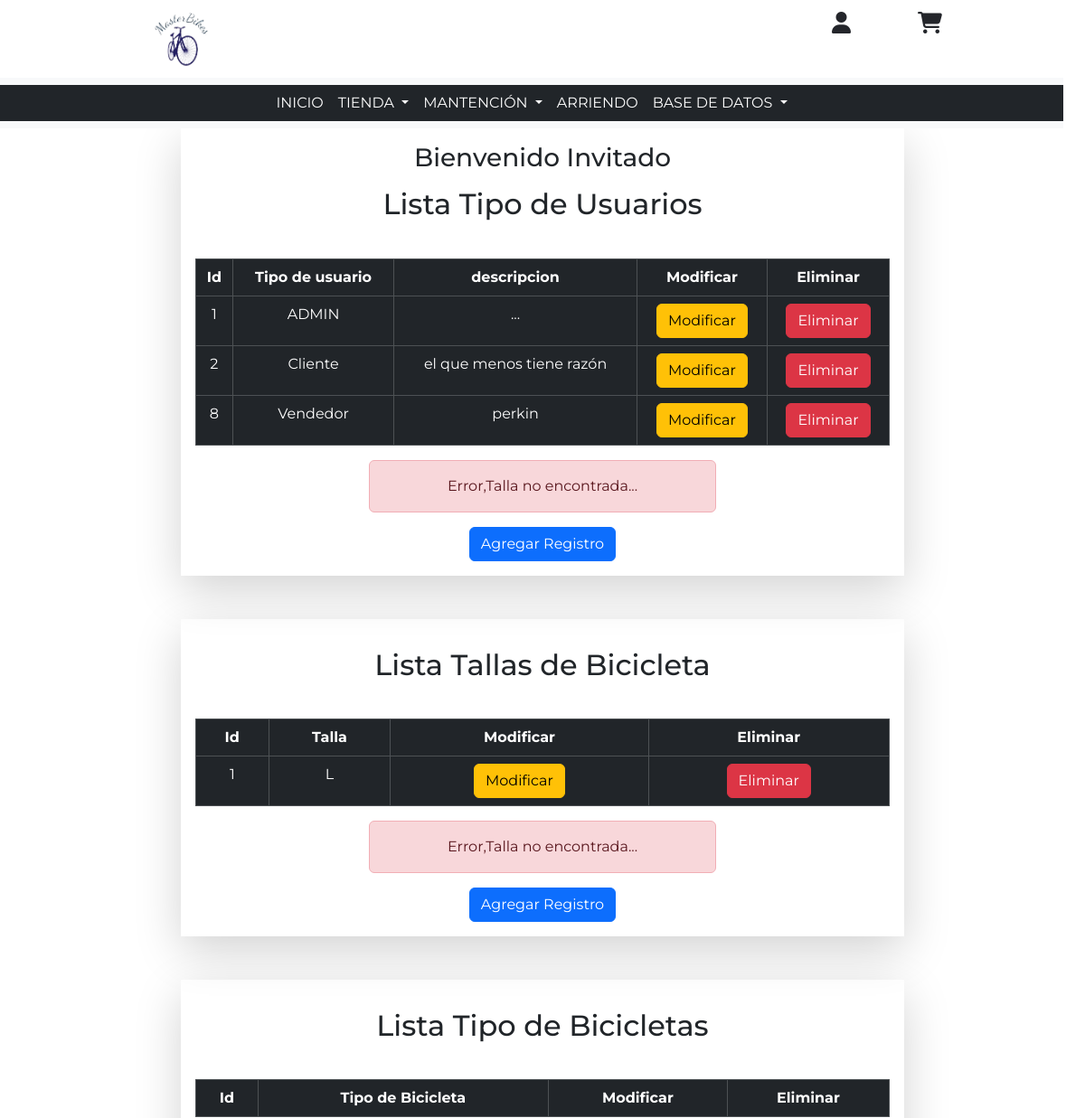
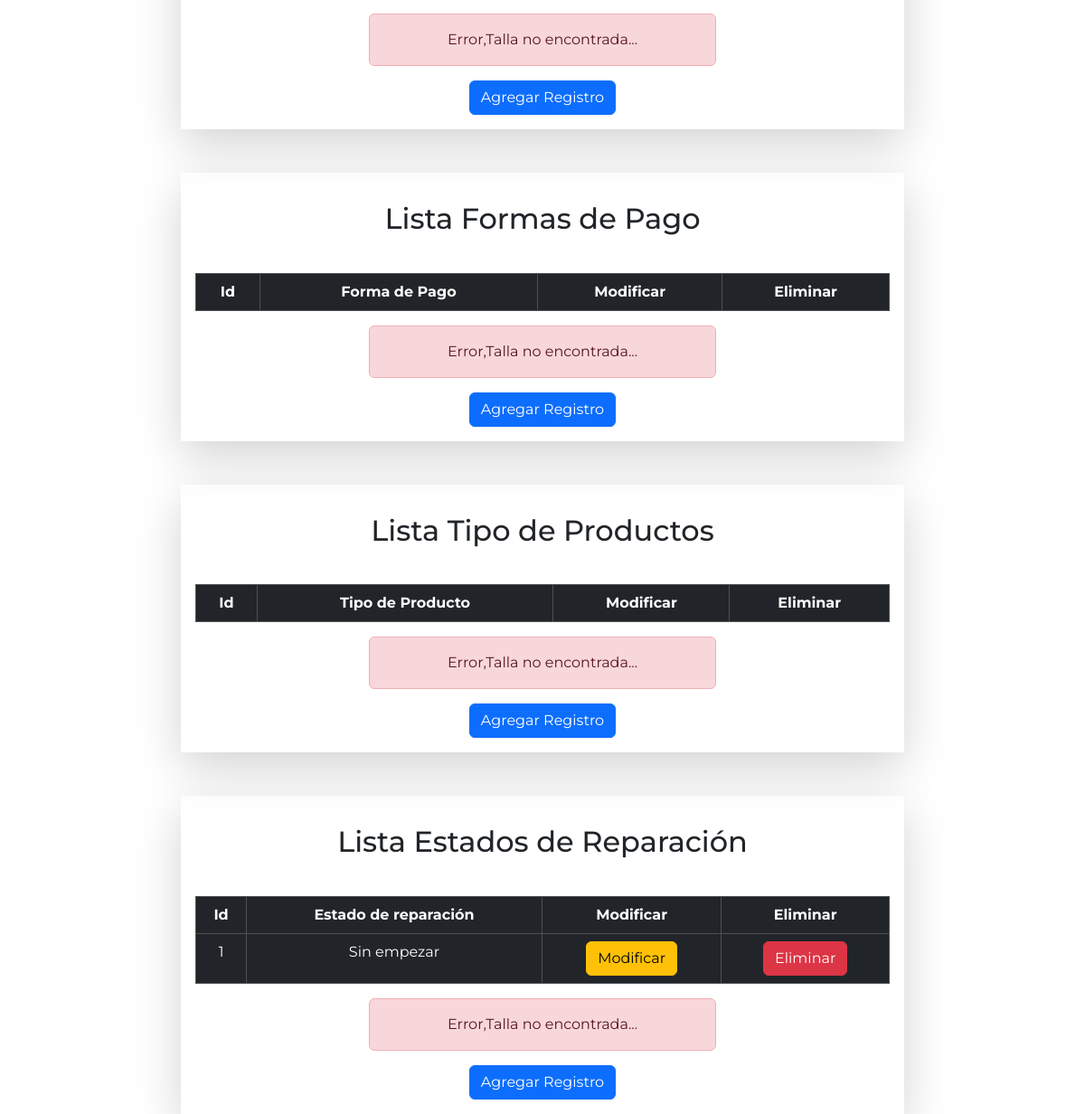
Page /MasterBikes/del-talla/2 on the committed database (2 pictures, top to bottom).
### MasterBikes/models.py (models this page shows, shortened)
class TipoUsuario(models.Model):
    id_tipo_usuario = models.AutoField(primary_key=True, db_column="idTipoUsuario")
    tipo = models.CharField(max_length=30, db_column="Tipo de Usuario")
    descripcion = models.CharField(max_length=60)

class Talla(models.Model):
    id_talla = models.AutoField(primary_key=True, db_column="idTalla")
    talla = models.CharField(max_length=10)

class Estado(models.Model):
    id_estado = models.AutoField(primary_key=True, db_column="idEstado")
    tipo = models.CharField(max_length=30)

### MasterBikes/views.py (the view)
# urls.py: path('del-talla/<str:pk>', views.del_talla, name='del-talla'),
def del_talla(request, pk):
    try:
        talla = Talla.objects.get(id_talla=pk)
        talla.delete()
        tipoUsuarios = TipoUsuario.objects.all()
        talla = Talla.objects.all()
        tipoBici = TipoBici.objects.all()
        formaPago = FormaPago.objects.all()
        tipoProducto = TipoProducto.objects.all()
        estado = Estado.objects.all()
        context = {
            "tipoUsuarios": tipoUsuarios,
            "talla" : talla,
            "tipoBici" : tipoBici,
            "formaPago" : formaPago,
            "tipoProducto" : tipoProducto,
            "estado" : estado,
            "mensaje": "Registro Eliminado",
        }
        return render(request, "pages/despliegue/crud_varios.html", context)
    except:
        tipoUsuarios = TipoUsuario.objects.all()
        talla = Talla.objects.all()
        tipoBici = TipoBici.objects.all()
        formaPago = FormaPago.objects.all()
        tipoProducto = TipoProducto.objects.all()
        estado = Estado.objects.all()
        context = {
            "tipoUsuarios": tipoUsuarios,
            "talla" : talla,
            "tipoBici" : tipoBici,
            "formaPago" : formaPago,
            "tipoProducto" : tipoProducto,
            "estado" : estado,
            "mensaje": "Error,Talla no encontrada...",
        }
        return render(request, "pages/despliegue/crud_varios.html", context)

### MasterBikes/templates/pages/despliegue/crud_varios.html (shortened to what this page needs)
<!DOCTYPE html>
<html lang="en">
<head>
    {% load static %}
    <link rel="stylesheet" href="{% static 'css/bootstrap.min.css'%}">
    <link rel="stylesheet" href="{% static 'css/style.css'%}">
    <link rel="stylesheet" href="https://cdnjs.cloudflare.com/ajax/libs/font-awesome/6.2.1/css/all.min.css">
</head>
<body>
    {% include 'base/header_admin.html' %}
    <main>
        <div class="container">
            <div class="row">
                <div class="col-md-8 shadow-lg mx-auto text-center p-3">
                    {% if request.user.is_authenticated %}
                        <h3>Bienvenido {{request.user.username }}</h3>
                    {% else %}
                        <h3>Bienvenido Invitado</h3>
                    {% endif%}
                    <h2 class="my-3">Lista Tipo de Usuarios</h2>
                    <br>
                    <table class="table table-dark table-hover table-bordered">
                        <thead>
                            <th>Id</th>
                            <th>Tipo de usuario</th>
                            <th>descripcion</th>
                            <th>Modificar</th>
                            <th>Eliminar</th>
                        </thead>
                        <tbody>
                            {% if tipoUsuarios %}
                                {% for tmp in tipoUsuarios%}
                                    <tr>
                                        <td>{{tmp.id_tipo_usuario}}</td>
                                        <td>{{tmp.tipo}}</td>
                                        <td>{{tmp.descripcion}}</td>
                                        <td><a href="{% url 'edit-tipo-usuario' pk=tmp.id_tipo_usuario %}">
                                            <button class="btn btn-warning">Modificar</button>
                                        </a></td>
                                        <td><a href="{% url 'del-tipo-usuario' pk=tmp.id_tipo_usuario %}">
                                            <button class="btn btn-danger">Eliminar</button>
                                        </a></td>
                                    </tr>
                                {% endfor%}
                            {% endif %}
                        </tbody>
                    </table>
                    {% if mensaje%}
                        <div class="alert alert-danger w-50 mx-auto">
                            {{mensaje}}
                        </div>
                    {% endif%}
                    <a href="{% url 'add-tipo-usuario' %}">
                        <button class="btn btn-primary">Agregar Registro</button>
                    </a>
                </div>
            </div>
            <br>
            <br>
            <div class="row">
                <div class="col-md-8 shadow-lg mx-auto text-center p-3">
                    <h2 class="my-3">Lista Tallas de Bicicleta</h2>
                    <br>
                    <table class="table table-dark table-hover table-bordered">
                        <thead>
                            <th>Id</th>
                            <th>Talla</th>
                            <th>Modificar</th>
                            <th>Eliminar</th>
                        </thead>
                        <tbody>
                            {% if talla %}
                                {% for tmp in talla %}
                                    <tr>
                                        <td>{{tmp.id_talla}}</td>
                                        <td>{{tmp.talla}}</td>
                                        <td><a href="">
                                            <button class="btn btn-warning">Modificar</button>
                                        </a></td>
                                        <td><a href="{% url 'del-talla' pk=tmp.id_talla %}">
                                            <button class="btn btn-danger">Eliminar</button>
                                        </a></td>
                                    </tr>
                                {% endfor%}
                            {% endif %}
                        </tbody>
                    </table>
                    {% if mensaje%}
                        <div class="alert alert-danger w-50 mx-auto">
                            {{mensaje}}
                        </div>
                    {% endif%}
                    <a href="{% url 'add-talla' %}">
                        <button class="btn btn-primary">Agregar Registro</button>
                    </a>
                </div>
            </div>
            <br>
            <br>
            <div class="row">
                <div class="col-md-8 shadow-lg mx-auto text-center p-3">
                    <h2 class="my-3">Lista Tipo de Bicicletas</h2>
                    <br>
                    <table class="table table-dark table-hover table-bordered">
                        <thead>
                            <th>Id</th>
                            <th>Tipo de Bicicleta</th>
                            <th>Modificar</th>
                            <th>Eliminar</th>
                        </thead>
                    </table>
                    {% if mensaje%}
                        <div class="alert alert-danger w-50 mx-auto">
                            {{mensaje}}
                        </div>
                    {% endif%}
                    <a href="{% url 'add-bici' %}">
                        <button class="btn btn-primary">Agregar Registro</button>
                    </a>
                </div>
            </div>
            <br>
            <br>
            <div class="row">
                <div class="col-md-8 shadow-lg mx-auto text-center p-3">
                    <h2 class="my-3">Lista Formas de Pago</h2>
                    <br>
                    <table class="table table-dark table-hover table-bordered">
                        <thead>
                            <th>Id</th>
                            <th>Forma de Pago</th>
                            <th>Modificar</th>
                            <th>Eliminar</th>
                        </thead>
                    </table>
                    {% if mensaje%}
                        <div class="alert alert-danger w-50 mx-auto">
                            {{mensaje}}
                        </div>
                    {% endif%}
                    <a href="{% url 'add-forma-pago' %}">
                        <button class="btn btn-primary">Agregar Registro</button>
                    </a>
                </div>
            </div>
            <br>
            <br>
            <div class="row">
                <div class="col-md-8 shadow-lg mx-auto text-center p-3">
                    <h2 class="my-3">Lista Tipo de Productos</h2>
                    <br>
                    <table class="table table-dark table-hover table-bordered">
                        <thead>
                            <th>Id</th>
                            <th>Tipo de Producto</th>
                            <th>Modificar</th>
                            <th>Eliminar</th>
                        </thead>
                    </table>
                    {% if mensaje%}
                        <div class="alert alert-danger w-50 mx-auto">
                            {{mensaje}}
                        </div>
                    {% endif%}
                    <a href="{% url 'add-tipo-producto' %}">
                        <button class="btn btn-primary">Agregar Registro</button>
                    </a>
                </div>
            </div>
            <br>
            <br>
            <div class="row">
                <div class="col-md-8 shadow-lg mx-auto text-center p-3">
                    <h2 class="my-3">Lista Estados de Reparación</h2>
                    <br>
                    <table class="table table-dark table-hover table-bordered">
                        <thead>
                            <th>Id</th>
                            <th>Estado de reparación</th>
                            <th>Modificar</th>
                            <th>Eliminar</th>
                        </thead>
                        <tbody>
                            {% if estado %}
                                {% for tmp in estado%}
                                    <tr>
                                        <td>{{tmp.id_estado}}</td>
                                        <td>{{tmp.tipo}}</td>
                                        <td><a href="">
                                            <button class="btn btn-warning">Modificar</button>
                                        </a></td>
                                        <td><a href="">
                                            <button class="btn btn-danger">Eliminar</button>
                                        </a></td>
                                    </tr>
                                {% endfor%}
                            {% endif %}
                        </tbody>
                    </table>
                    {% if mensaje%}
                        <div class="alert alert-danger w-50 mx-auto">
                            {{mensaje}}
                        </div>
                    {% endif%}
                    <a href="{% url 'add-estado' %}">
                        <button class="btn btn-primary">Agregar Registro</button>
                    </a>
                </div>
            </div>
        </div>
    </main>
</body>
</html>

### MasterBikes/static/css/style.css (style rules this page uses)
a { text-decoration: none; }
* { margin: 0; padding: 0; box-sizing: border-box; list-style: none; }
body { font-family: sans-serif; }
.container { max-width: 1200px; margin: 0 auto; }
* { box-sizing: border-box; font-family: Montserrat; padding: 0; margin: 0; }

### rows in the picture
TipoUsuario: id_tipo_usuario "1", tipo "ADMIN", descripcion "..."
TipoUsuario: id_tipo_usuario "2", tipo "Cliente", descripcion "el que menos tiene razón"
TipoUsuario: id_tipo_usuario "8", tipo "Vendedor", descripcion "perkin"
Talla: id_talla "1", talla "L"
Estado: id_estado "1", tipo "Sin empezar"

### other values in the picture
{{ mensaje }} "Error,Talla no encontrada..."
